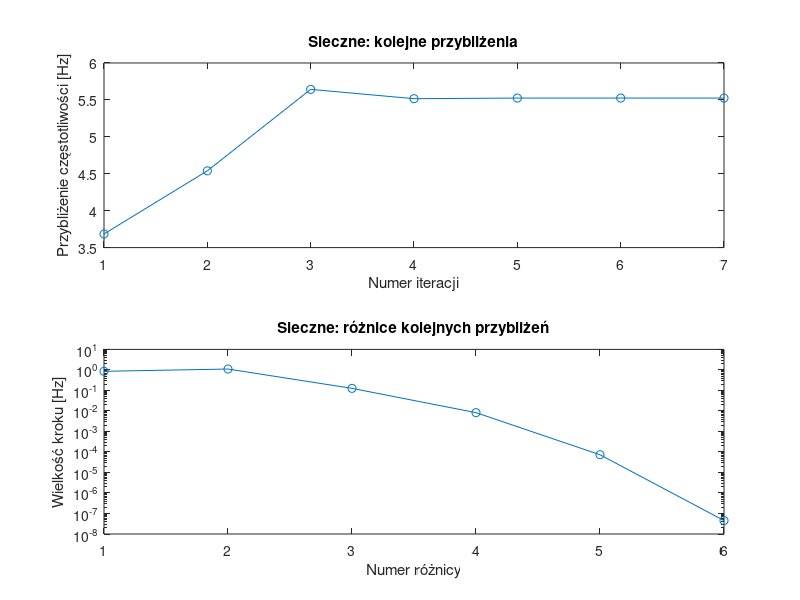

This figure's MATLAB source:
function result = lab4_z3()
% Uzupełnij obliczenia i wykresy w funkcji impedance_secant, która wyznacza
% przybliżenie miejsca zerowego funkcji impedance_difference metodą siecznych.
%
% Funkcja lab4_z3 zapisuje wyniki funkcji impedance_secant w strukturze
% result. Przenieś cały model impedance_difference z zadania 1.
%
% result: struktura z wynikami obliczeń.
% Wyniki liczbowe: double, wektory wierszowe lub kolumnowe.
% result.xvec: wektor kolejnych przybliżeń miejsca zerowego [Hz].
% result.xdif: wartości bezwzględne różnic kolejnych przybliżeń [Hz],
% o długości iterations-1. Mały krok nie gwarantuje małego błędu
% bezwzględnego przybliżenia.
% result.xsolution: ostatnie przybliżenie miejsca zerowego, skalar [Hz].
% result.ysolution: wartość funkcji różnicy w xsolution, skalar [Ohm].
% ysolution jest residuum i zachowuje znak. abs(ysolution) to jego moduł.
% Błąd bezwzględny przybliżenia x to |x-x_*|, gdzie x_* jest dokładnym zerem.
% result.iterations: skalar równy liczbie elementów xvec.
%
% xvec zaczyna się od x2. Wektor nie zawiera punktów startowych x0 i x1.

save_png = 0; % Ustaw lokalnie 1, aby zapisać całą istniejącą figurę.
[xvec, xdif, xsolution, ysolution, iterations] = impedance_secant();
result = struct('xvec', xvec, 'xdif', xdif, ...
    'xsolution', xsolution, 'ysolution', ysolution, ...
    'iterations', iterations);
fig = get(groot, 'CurrentFigure');
if save_png == 1 && ~isempty(fig)
    exportgraphics(fig, 'zadanie3.png', 'Resolution', 150);
end
end

function [xvec, xdif, xsolution, ysolution, iterations] = ...
    impedance_secant()
% Wyznacza przybliżenie miejsca zerowego funkcji impedance_difference metodą
% siecznych.
% xvec - wektor z kolejnymi przybliżeniami miejsca zerowego,
%   xvec(1)=x2, gdzie x2 jest pierwszym przybliżeniem metody siecznych.
%   Punkty startowe x0 i x1 nie należą do xvec.
% xdif - wielkości kroków, nie oszacowania błędu bezwzględnego,
%   xdif(i) = abs(xvec(i+1)-xvec(i)),
% xsolution - wyznaczone przybliżenie miejsca zerowego,
% ysolution - wartość funkcji impedance_difference wyznaczona
%   dla f=xsolution,
% iterations - liczba iteracji wykonana w celu wyznaczenia xsolution.

a = 2; % pierwszy punkt startowy metody siecznych
b = 12; % drugi punkt startowy metody siecznych
ytolerance = 1e-8; % tolerancja modułu residuum w jednostkach Ohm.
% Mały moduł residuum nie gwarantuje małego błędu przybliżenia.
max_iterations = 1000; % maksymalna liczba iteracji metody siecznych

x0 = a;
x1 = b;
f0 = impedance_difference(x0);
f1 = impedance_difference(x1);

xvec = [];
xdif = [];
xsolution = Inf;
ysolution = Inf;
iterations = max_iterations;

% Zakończ przy pierwszym przybliżeniu, dla którego moduł bieżącej
% wartości funkcji jest mniejszy od ytolerance.
% Zgłoś error po limicie lub stagnacji bez spełnienia tolerancji.
% Stagnacja: nowe przybliżenie jest równe poprzedniemu.
% Przed krokiem sprawdź, czy mianownik wzoru siecznych jest zerowy.
for ii=1:max_iterations
    denominator = f1 - f0;
    if denominator == 0
        error('lab4:zeroDenominator', ...
            'Sieczne: zerowy mianownik wzoru siecznych.');
    end
    x2 = x1 - f1*(x1 - x0)/denominator;
    xvec(ii,1) = x2;
    f2 = impedance_difference(x2);
    if abs(f2) < ytolerance
        xsolution = x2;
        ysolution = f2;
        iterations = ii;
        break
    end
    if x2 == x1
        error('lab4:stagnation', ...
            'Sieczne: stagnacja przed spełnieniem tolerancji residuum.');
    end
    x0 = x1;
    f0 = f1;
    x1 = x2;
    f1 = f2;
    if ii == max_iterations
        error('lab4:iterationLimit', ...
            'Sieczne: limit iteracji bez spełnienia tolerancji residuum.');
    end
end
xdif = abs(diff(xvec));


% Przygotowanie figury jest dostarczone. Uzupełnij tylko miejsca PLOT.
% Możesz zmieniać podpisy i dodawać oznaczenia bez zasłaniania danych.
figure('WindowStyle','normal');
subplot(2,1,1);
plot(1:iterations, xvec, 'o-');
xlabel('Numer iteracji');
ylabel('Przybliżenie częstotliwości [Hz]');
title('Sieczne: kolejne przybliżenia');
subplot(2,1,2);
semilogy(1:numel(xdif), xdif, 'o-');
xlabel('Numer różnicy');
ylabel('Wielkość kroku [Hz]');
title('Sieczne: różnice kolejnych przybliżeń');
% Koniec dostarczonego przygotowania figury.



end

function impedance_delta = impedance_difference(f)
R = 680; % rezystancja [Ohm]
L = 2.5; % indukcyjność [H]
C = 4.7e-5; % pojemność [F]
M = 100; % docelowy moduł impedancji [Ohm]
if f <= 0
    error('lab4:nonpositiveFrequency', ...
        'Częstotliwość musi być dodatnia.');
end
omega = 2*pi*f;
impedance_module = 1/sqrt(1/R^2 + (omega*C - 1/(omega*L))^2);
impedance_delta = impedance_module - M;
end
